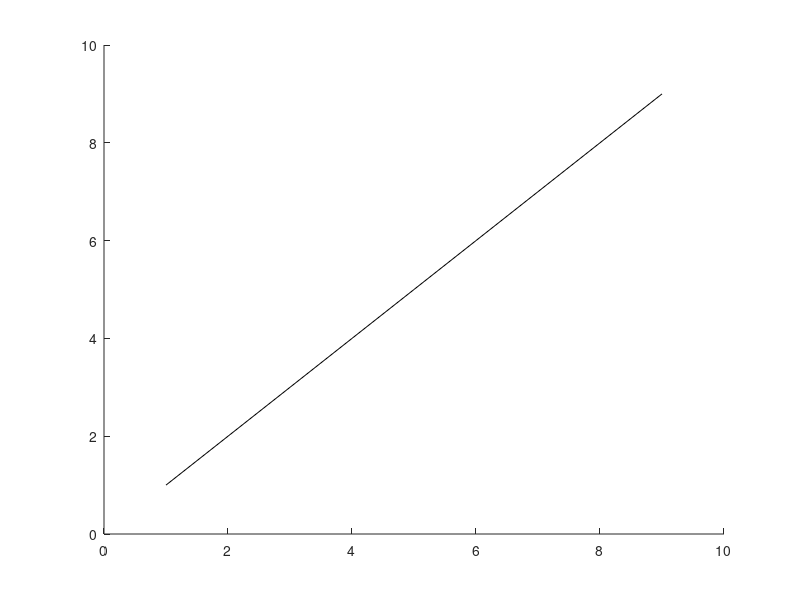

Write the MATLAB code that produced this figure. (Note: this script raises an error after producing the figure.)
% This script plots spatial information that wasn't used for regrouping, as
% a sanity check to compare with existing literature on parallel fibre
% bouton information (Pichitpornchai et al., 1994; Shepherd et al., 2002)

clear all; clc
addpath('From CNMF_E/')
addpath('Utilities/')

basedir = '~/Documents/ParallelFibres/Data/';
%basedir = 'C:\Users\SilverLab\Documents\Alex\ParallelFibres\Data\';

datasets = {'FL87_180501_11_03_09',...  1
            'FL87_180501_10_47_25',...  2
            'FL87_180501_10_36_14',...  3 
            'FL87_180220_10_38_55',...  4
            'FL77_180213_10_46_41',...  5
            'FL_S_170906_11_26_25',...  6
            'FL_S_170905_10_40_52',...  7   
             'FL95_180425_10_53_40',...  8
             'FL87_180413_11_00_55',...  9
             'FL87_180117_11_23_20',...  10
             'FL_S_171109_14_54_34',...  11
             'FL_S_171109_15_19_52',...  12
             'FL76_170913_10_57_06'}; % 13

%%
d_all = cell(13,1);


figure, hold on, plot(1:9,'k')
for dataset_ix = 1:13
    
    fname = datasets{dataset_ix};
    
    load([basedir,fname,'/processed/',fname,'_GroupedData.mat'],'Ain_rois','Cn','ix_axons_to_rois');
    
    load([basedir,fname,'/raw/Patch001.mat'],'d1','d2','Pixel_size')
    
    Numb_patches = size(Cn,1);

    d = [];
    for patch_no = 1:Numb_patches
        temp = get_interbouton_dist(Ain_rois{patch_no},[d1,d2],ix_axons_to_rois{patch_no},Pixel_size);
        d = [d; temp];
    end
    
    d_all{dataset_ix} = d;
    
    [dataset_ix, mean(d), std(d)]
    plot(mean(d),std(d),'o','MarkerEdgeColor','k','MarkerFaceColor','w')
end
set(gca,'FontSize',15)
xlabel('Mean distance (\mu m)')
ylabel('Standard deviation (\mu m)')

[mean(vertcat(d_all{:})), std(vertcat(d_all{:}))]

%% Info from Pichitpornchai et al Table 2

mean_per_zone = [3.71 4.35 4.74 5.46 5.72 5.46 6.45 7.44];
estimates_per_zone =  [2315 1974 1812 1573 1501 1570 1331 1154];
ste_per_zone = [0.06 0.07 0.07 0.09 0.12 0.11 0.14 0.23];

num_estimates_all = sum(estimates_per_zone);
mean_all = sum(mean_per_zone.*estimates_per_zone)/num_estimates_all;

std_per_zone = sqrt(estimates_per_zone).*ste_per_zone;
var_per_zone = std_per_zone.^2;

var_all = sum((var_per_zone + mean_per_zone.^2).*estimates_per_zone) / num_estimates_all - mean_all^2
sqrt(var_all)/sqrt(num_estimates_all)

%% Comapare to Shepherd et al 

x = 0:.01:12;
d_temp = vertcat(d_all{:});
for k = 1:length(x)
    y(k) = sum(d_temp>x(k))/numel(d_temp);
end

figure, plot(x,y,'k','LineWidth',2);
set(gca,'FontSize',18)
xlabel('Distance (\mu m)')
ylabel('Probability')

figure, histogram(vertcat(d_all{:}),'FaceColor','r')
hold on, plot(mean(vertcat(d_all{:})),260,'vr','MarkerFaceColor','r')
hold on, plot(5.2,300,'vk','MarkerFaceColor','k')
hold on, plot([1,14],[310,310],'k','LineWidth',1.5)
hold on, plot([1,1],[305,315],'k','LineWidth',1.5)
hold on, plot([14,14],[305,315],'k','LineWidth',1.5)
set(gca,'box','off')
set(gca,'FontSize',15)
xlabel('Distance (\mu m)')
ylabel('Number')


%% Number of ROIs per axon

N_ROIs = 0;
N_axons = 0;
for dataset_ix = 1:15
    fname = datasets{dataset_ix};
    
    load([basedir,fname,'/processed/',fname,'_GroupedData.mat'],'Ain_rois','Ain_axons')
    N_ROIs = N_ROIs + size(horzcat(Ain_rois{:}),2);
    N_axons = N_axons + size(horzcat(Ain_axons{:}),2);
end

N_ROIs / N_axons

